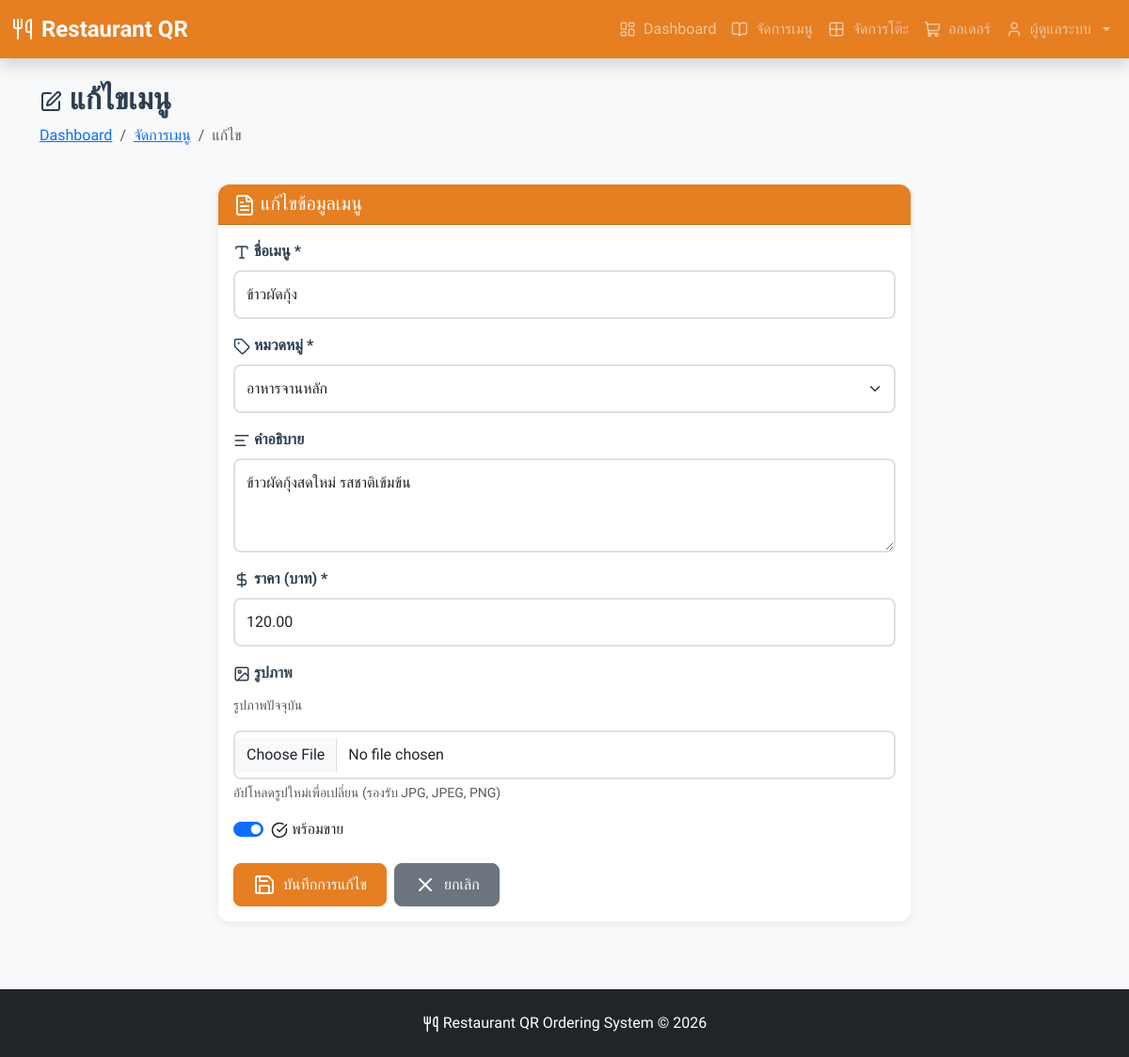
Screenshot of /menu-edit.php?id=1 (signed in) with the database file from the repository.
### tables this page shows
CREATE TABLE IF NOT EXISTS menu_items (
    id INT AUTO_INCREMENT PRIMARY KEY,
    category_id INT NOT NULL,
    name VARCHAR(150) NOT NULL,
    description TEXT NULL,
    price DECIMAL(10,2) NOT NULL,
    image VARCHAR(255) NULL,
    is_available BOOLEAN DEFAULT TRUE,
    created_at TIMESTAMP DEFAULT CURRENT_TIMESTAMP,
    FOREIGN KEY (category_id) REFERENCES categories(id) ON DELETE CASCADE
);

CREATE TABLE IF NOT EXISTS categories (
    id INT AUTO_INCREMENT PRIMARY KEY,
    name VARCHAR(100) NOT NULL,
    description TEXT NULL,
    display_order INT DEFAULT 0,
    created_at TIMESTAMP DEFAULT CURRENT_TIMESTAMP
);

### menu-edit.php (the view, shortened to what this page needs)
<?php
$database = new Database();
$db = $database->getConnection();
$menu_id = $_GET['id'] ?? 0;
$query = "SELECT * FROM menu_items WHERE id = :id";
$stmt = $db->prepare($query);
$stmt->bindParam(':id', $menu_id);
$stmt->execute();
$menu = $stmt->fetch();
$query = "SELECT * FROM categories ORDER BY display_order, name";
$stmt = $db->query($query);
$categories = $stmt->fetchAll();
require_once '../includes/header.php';
?>
<main class="py-4">
    <div class="container">
        <div class="row mb-4">
            <div class="col">
                <h2 class="fw-bold">
                    <i data-lucide="edit"></i>
                    แก้ไขเมนู
                </h2>
                <nav aria-label="breadcrumb">
                    <ol class="breadcrumb">
                        <li class="breadcrumb-item"><a href="dashboard.php">Dashboard</a></li>
                        <li class="breadcrumb-item"><a href="menu.php">จัดการเมนู</a></li>
                        <li class="breadcrumb-item active">แก้ไข</li>
                    </ol>
                </nav>
            </div>
        </div>
        <div class="row justify-content-center">
            <div class="col-lg-8">
                <div class="card fade-in">
                    <div class="card-header">
                        <h5 class="mb-0">
                            <i data-lucide="file-text"></i>
                            แก้ไขข้อมูลเมนู
                        </h5>
                    </div>
                    <div class="card-body">
                        <form method="POST" enctype="multipart/form-data">
                            <div class="mb-3">
                                <label for="name" class="form-label">
                                    <i data-lucide="type" class="icon-sm"></i> ชื่อเมนู *
                                </label>
                                <input type="text" class="form-control" id="name" name="name"
                                       value="<?php echo htmlspecialchars($_POST['name'] ?? $menu['name']); ?>" required>
                            </div>
                            <div class="mb-3">
                                <label for="category_id" class="form-label">
                                    <i data-lucide="tag" class="icon-sm"></i> หมวดหมู่ *
                                </label>
                                <select class="form-select" id="category_id" name="category_id" required>
                                    <?php foreach ($categories as $category): ?>
                                        <option value="<?php echo $category['id']; ?>"
                                                <?php echo (isset($_POST['category_id']) ? $_POST['category_id'] : $menu['category_id']) == $category['id'] ? 'selected' : ''; ?>>
                                            <?php echo htmlspecialchars($category['name']); ?>
                                        </option>
                                    <?php endforeach; ?>
                                </select>
                            </div>
                            <div class="mb-3">
                                <label for="description" class="form-label">
                                    <i data-lucide="align-left" class="icon-sm"></i> คำอธิบาย
                                </label>
                                <textarea class="form-control" id="description" name="description" rows="3"><?php echo htmlspecialchars($_POST['description'] ?? $menu['description']); ?></textarea>
                            </div>
                            <div class="mb-3">
                                <label for="price" class="form-label">
                                    <i data-lucide="dollar-sign" class="icon-sm"></i> ราคา (บาท) *
                                </label>
                                <input type="number" class="form-control" id="price" name="price"
                                       value="<?php echo htmlspecialchars($_POST['price'] ?? $menu['price']); ?>"
                                       step="0.01" min="0" required>
                            </div>
                            <div class="mb-3">
                                <label for="image" class="form-label">
                                    <i data-lucide="image" class="icon-sm"></i> รูปภาพ
                                </label>
                                <?php if ($menu['image']): ?>
                                    <div class="mb-2">
                                        <p class="small text-muted mt-1">รูปภาพปัจจุบัน</p>
                                    </div>
                                <?php endif; ?>
                                <input type="file" class="form-control" id="image" name="image" accept="image/jpeg,image/png,image/jpg">
                                <div class="form-text">อัปโหลดรูปใหม่เพื่อเปลี่ยน (รองรับ JPG, JPEG, PNG)</div>
                            </div>
                            <div class="mb-4">
                                <div class="form-check form-switch">
                                    <input class="form-check-input" type="checkbox" id="is_available" name="is_available"
                                           <?php echo (isset($_POST['is_available']) ? isset($_POST['is_available']) : $menu['is_available']) ? 'checked' : ''; ?>>
                                    <label class="form-check-label" for="is_available">
                                        <i data-lucide="check-circle" class="icon-sm"></i> พร้อมขาย
                                    </label>
                                </div>
                            </div>
                            <div class="d-flex gap-2">
                                <button type="submit" class="btn btn-primary">
                                    <i data-lucide="save"></i>
                                    บันทึกการแก้ไข
                                </button>
                                <a href="menu.php" class="btn btn-secondary">
                                    <i data-lucide="x"></i>
                                    ยกเลิก
                                </a>
                            </div>
                        </form>
                    </div>
                </div>
            </div>
        </div>
    </div>
</main>
<?php require_once '../includes/footer.php'; ?>

### style.css (style rules this page uses)
:root { --primary-color: #E67E22; --primary-dark: #D35400; --success-color: #27AE60; --danger-color: #E74C3C; --warning-color: #F39C12; --dark-color: #2C3E50; --light-bg: #F8F9FA; --white: #FFFFFF; }
* { margin: 0; padding: 0; box-sizing: border-box; }
body { font-family: 'Prompt', sans-serif; background-color: var(--light-bg); color: var(--dark-color); min-height: 100vh; display: flex; flex-direction: column; }
main { flex: 1; }
.btn-primary { background-color: var(--primary-color); border-color: var(--primary-color); }
.icon-sm { width: 18px; height: 18px; }
.card { border: none; border-radius: 12px; box-shadow: 0 2px 10px rgba(0, 0, 0, 0.08); transition: all 0.3s ease; }
.card-header { background-color: var(--primary-color); color: white; border-radius: 12px 12px 0 0 !important; font-weight: 600; }
.btn { border-radius: 8px; padding: 10px 20px; font-weight: 500; transition: all 0.3s ease; display: inline-flex; align-items: center; gap: 8px; }
.form-control, .form-select { border-radius: 8px; border: 2px solid #E0E0E0; padding: 12px; transition: all 0.3s ease; }
.form-label { font-weight: 600; margin-bottom: 8px; color: var(--dark-color); }
.fade-in { animation: fadeIn 0.5s ease; }

### rows the page displays
menu_items: name "ข้าวผัดกุ้ง", category_id "อาหารจานหลัก", description "ข้าวผัดกุ้งสดใหม่ รสชาติเข้มข้น", price "120.00", is_available "☑"

### other values shown
$_SESSION['full_name'] "ผู้ดูแลระบบ"
